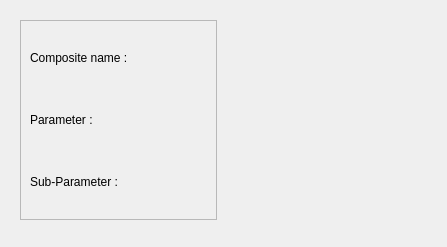
<?xml version="1.0" encoding="UTF-8"?>
<ui version="4.0">
 <class>compositePlots</class>
 <widget class="QWidget" name="compositePlots">
  <property name="geometry">
   <rect>
    <x>0</x>
    <y>0</y>
    <width>447</width>
    <height>247</height>
   </rect>
  </property>
  <property name="minimumSize">
   <size>
    <width>400</width>
    <height>200</height>
   </size>
  </property>
  <property name="windowTitle">
   <string>Plots</string>
  </property>
  <widget class="QWidget" name="dockWidget_plotsCompositeContents" native="true">
   <property name="geometry">
    <rect>
     <x>20</x>
     <y>20</y>
     <width>400</width>
     <height>200</height>
    </rect>
   </property>
   <property name="minimumSize">
    <size>
     <width>400</width>
     <height>200</height>
    </size>
   </property>
   <layout class="QGridLayout" name="gridLayout_2">
    <item row="0" column="0">
     <widget class="QFrame" name="frame_1">
      <property name="frameShape">
       <enum>QFrame::StyledPanel</enum>
      </property>
      <property name="frameShadow">
       <enum>QFrame::Raised</enum>
      </property>
      <layout class="QGridLayout" name="gridLayout">
       <item row="0" column="0">
        <widget class="QLabel" name="label">
         <property name="text">
          <string>Composite name :</string>
         </property>
        </widget>
       </item>
       <item row="2" column="0">
        <widget class="QLabel" name="label_2">
         <property name="text">
          <string>Parameter :</string>
         </property>
        </widget>
       </item>
       <item row="3" column="0">
        <widget class="QLabel" name="label_3">
         <property name="text">
          <string>Sub-Parameter :</string>
         </property>
        </widget>
       </item>
      </layout>
     </widget>
    </item>
    <item row="0" column="1">
     <widget class="PlotWidget" name="widget" native="true"/>
    </item>
   </layout>
  </widget>
 </widget>
 <customwidgets>
  <customwidget>
   <class>PlotWidget</class>
   <extends>QWidget</extends>
   <header>pyqtgraph</header>
   <container>1</container>
  </customwidget>
 </customwidgets>
 <resources/>
 <connections/>
</ui>
